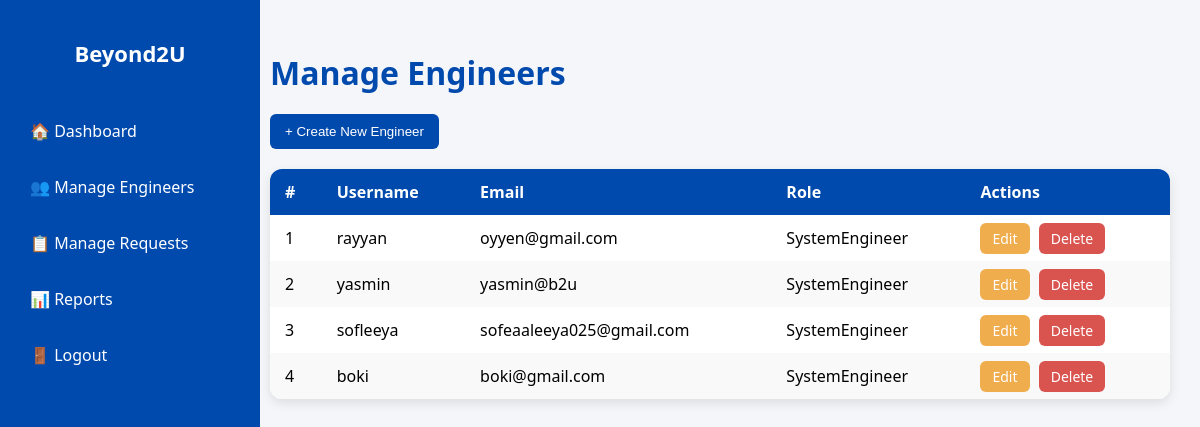
Page /beyond2u/dashboard/teamlead/manage-engineers/ (signed in) on the committed database.
### inventorySystem/models.py (models this page shows, shortened)
class User(AbstractUser):
    ROLE_CHOICES = [
        ('TeamLead', 'Team Lead'),
        ('SystemEngineer', 'System Engineer'),
    ]
    role = models.CharField(max_length=20, choices=ROLE_CHOICES, default='SystemEngineer')

### inventorySystem/views.py (the view, shortened to what this page needs)
# urls.py: path('dashboard/teamlead/manage-engineers/', views.manage_engineers, name='manage_engineers'),
@require_role('TeamLead')
def manage_engineers(request):
    engineers = User.objects.filter(role='SystemEngineer')
    return render(request, "manage_engineers.html", {"engineers": engineers})

### inventorySystem/views.py (called while the page is built, shortened)
def require_role(role):
    def decorator(view_func):
        @wraps(view_func)
        @login_required(login_url='login')
        def _wrapped(request, *args, **kwargs):
            return view_func(request, *args, **kwargs)
        return _wrapped
    return decorator

### inventorySystem/templates/manage_engineers.html (shortened to what this page needs)
<!DOCTYPE html>
<html lang="en">
<head>
</head>
<body>
<div class="sidebar">
    <h2>Beyond2U</h2>
    <a href="{% url 'teamlead_dashboard' %}">🏠 Dashboard</a>
    <a href="{% url 'manage_engineers' %}">👥 Manage Engineers</a>
    <a href="{% url 'manage_requests' %}">📋 Manage Requests</a>
    <a href="{% url 'reports' %}">📊 Reports</a>
    <a href="{% url 'logout' %}">🚪 Logout</a>
</div>
<div class="content">
    <h1>Manage Engineers</h1>
    <div class="top-actions">
        <button onclick="toggleForm()">+ Create New Engineer</button>
    </div>
    <table>
        <thead>
            <tr>
                <th>#</th>
                <th>Username</th>
                <th>Email</th>
                <th>Role</th>
                <th>Actions</th>
            </tr>
        </thead>
        <tbody>
            {% for engineer in engineers %}
            <tr>
                <td>{{ forloop.counter }}</td>
                <td>{{ engineer.username }}</td>
                <td>{{ engineer.email }}</td>
                <td>{{ engineer.role }}</td>
                <td>
                    <a href="{% url 'edit_engineer' engineer.id %}" class="action-btn edit-btn">Edit</a>
                    <a href="{% url 'delete_engineer' engineer.id %}" class="action-btn delete-btn">Delete</a>
                </td>
            </tr>
            {% empty %}
            <tr>
                <td colspan="5" style="text-align:center;">No engineers found.</td>
            </tr>
            {% endfor %}
        </tbody>
    </table>
</div>
</body>
</html>

### inventorySystem/templates/manage_engineers.html (style rules this page uses)
body { margin: 0; font-family: 'Segoe UI', sans-serif; background-color: #f4f6fa; }
.sidebar { position: fixed; left: 0; top: 0; width: 220px; height: 100%; background-color: #004aad; color: white; padding: 20px; }
.sidebar h2 { margin-bottom: 40px; font-size: 22px; text-align: center; }
.sidebar a { display: block; color: white; text-decoration: none; padding: 12px 10px; border-radius: 8px; margin-bottom: 10px; transition: background 0.3s; }
.content { margin-left: 240px; padding: 30px; }
h1 { color: #004aad; margin-bottom: 20px; }
.top-actions { margin-bottom: 20px; }
.top-actions button { background-color: #004aad; color: white; padding: 10px 15px; border-radius: 6px; border: none; cursor: pointer; transition: 0.3s; }
table { width: 100%; border-collapse: collapse; background-color: white; border-radius: 12px; overflow: hidden; box-shadow: 0 4px 12px rgba(0,0,0,0.1); }
th, td { padding: 12px 15px; text-align: left; }
th { background-color: #004aad; color: white; }
tr:nth-child(even) { background-color: #f9f9f9; }
.action-btn { padding: 6px 12px; border-radius: 6px; text-decoration: none; color: white; margin-right: 5px; font-size: 14px; }
.edit-btn { background-color: #f0ad4e; }
.delete-btn { background-color: #d9534f; }

### rows in the picture
User: username "rayyan", email "oyyen@gmail.com", role "SystemEngineer"
User: username "yasmin", email "yasmin@b2u", role "SystemEngineer"
User: username "sofleeya", email "sofeaaleeya025@gmail.com", role "SystemEngineer"
User: username "boki", email "boki@gmail.com", role "SystemEngineer"
